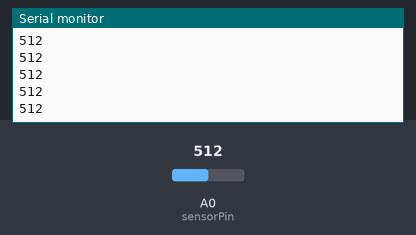
The sketch below on a simulated Arduino Uno, built with avr-gcc and run on an emulated ATmega328P. On the bench: the last lines printed to the serial monitor. The test bench sets the inputs (shaded band); at power-on: A0 (sensorPin) = 512.

Above: at 1.2 s.
1.3 s: A0 (sensorPin) set to 716
At 1.68 s:
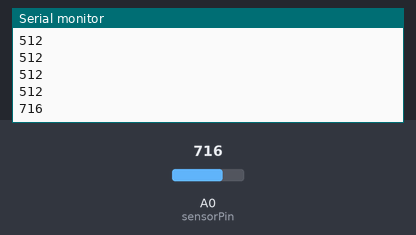
2.8 s: A0 (sensorPin) set to 900
At 2.93 s:
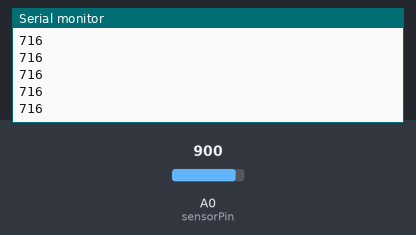
Timing chart, 0 to 5.8 s (numbered marks = the images above; inputs shaded):
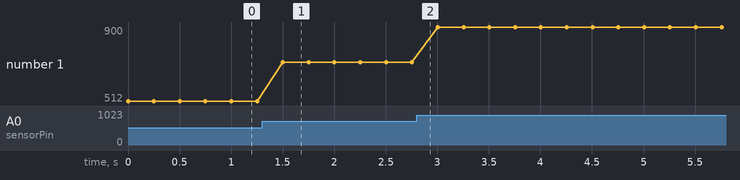

Measured:
- after the input at 1.3 s, the serial monitor: prints a new line after 0.20 s (image 1)
- plotted number 1: 512 → 716 after the input at 1.3 s, 716 → 900 after the input at 2.8 s

The sketch:

KY-013_AnalogTemp.ino
```cpp
// KY-013 Analog Temperature
// Neither module I had read anything but 0 until I reversed the pins.  Ground is signal and signal is on '-'!!!!

uint8_t sensorPin = A0;   // select the input pin for the potentiometer

void setup() {
  Serial.begin(9600);
  pinMode(sensorPin, INPUT);
}

void loop() {
  int sensorValue = analogRead(sensorPin);
  Serial.println(sensorValue);
  delay(250);
}
```
